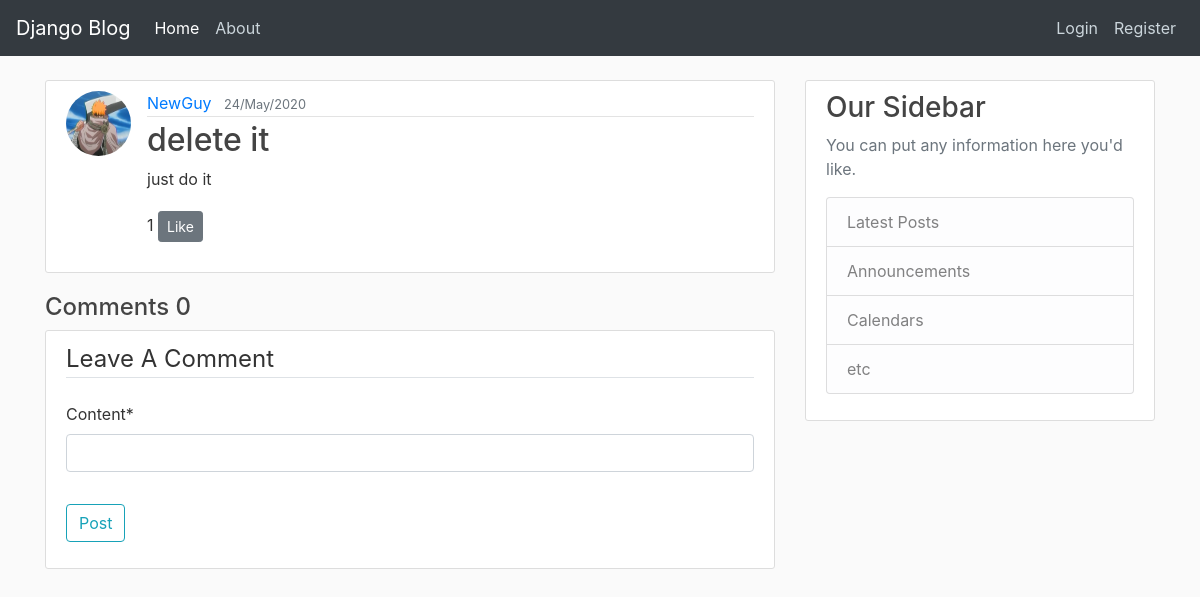
Page /post/12/ on the earlier database version.
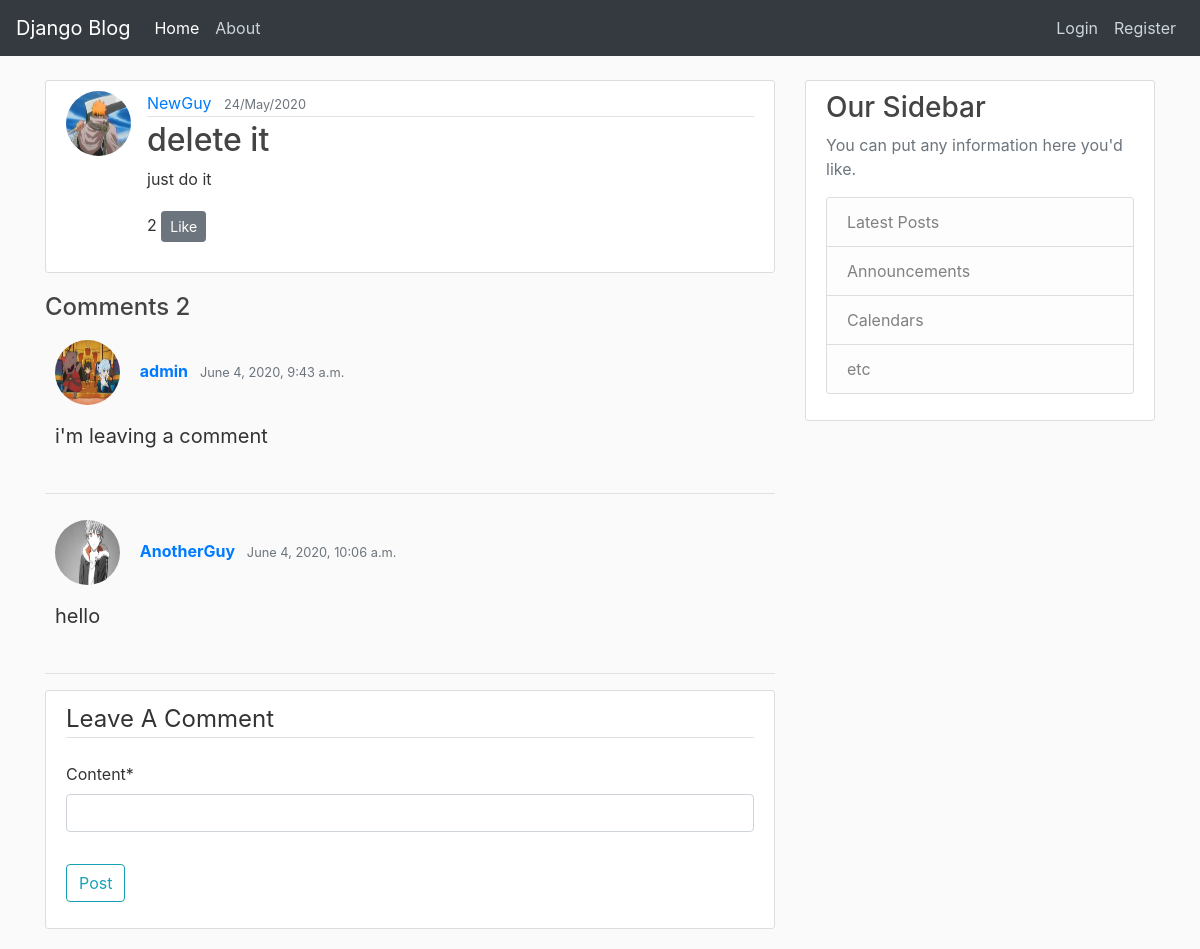
Same page on the later database version.
### blog/models.py (models this page shows, shortened)
class Post(models.Model):
    title=models.CharField(max_length=100)
    content=models.TextField()
    date_created=models.DateTimeField(default=timezone.now)
    likes=models.ManyToManyField(User,related_name='like',blank=True)
    comments=models.ManyToManyField(Comment,blank=True)
    author=models.ForeignKey(User,on_delete=models.CASCADE,related_name='author')

class Comment(models.Model):
    content=models.CharField(max_length=1000)
    date_created=models.DateTimeField(default=timezone.now)
    author=models.ForeignKey(User,on_delete=models.CASCADE)

### users/models.py (models this page shows, shortened)
class Profile(models.Model):
    user=models.OneToOneField(User,on_delete=models.CASCADE)
    image=models.ImageField(default='./profile_pics/default.jpg',upload_to="profile_pics")

### blog/views.py (the view, shortened to what this page needs)
# urls.py: path('post/<int:pk>/', views.PostDetailView.as_view(),name="post-details"),
class PostDetailView( FormMixin,DetailView):
    model=Post
    ordering=['date_created']
    form_class=addComment

### blog/forms.py
class addComment(forms.ModelForm):
    content=forms.TextInput()
    class Meta:
        model=Comment
        fields=['content']

### blog/templates/blog/post_detail.html (shortened to what this page needs)
{% extends "blog/base.html" %}
{% block content %}
{% load crispy_forms_tags %}
    <article class="media content-section">
        <img class="rounded-circle article-img" src="{{ post.author.profile.image.url }}">
        <div class="media-body">
            <div class="article-metadata">
                <a class="mr-2" href="{% url 'other-user' post.author %}">{{ post.author }}</a>
                <small class="text-muted">{{ post.date_created|date:"d/F/Y" }}</small>
            </div>
            <h2 class="article-title">{{ post.title }}</h2>
            <p class="article-content">{{ post.content }}</p>
            <p>{{ post.likes.count }}
            {% if user in post.likes.all %}
                <a class="btn btn-secondary btn-sm mt-1 mb-1" href="{% url 'post-like' object.id %}">Disike</a>
            {% else %}
                <a class="btn btn-secondary btn-sm mt-1 mb-1" href="{% url 'post-like' object.id %}">Like</a>
            {% endif %}
            </p>
        </div>
    </article>
    <h4>Comments {{ post.comments.count }}</h4>
        {% for comment in post.comments.all %}
            <span>
                <div class="comments" style="padding: 10px;">
                    <p class="font-weight-bold">
                        <img class="rounded-circle article-img" src="{{ comment.author.profile.image.url }}">
                        <a class="mr-2" href="{% url 'other-user' comment.author %}">{{ comment.author }}</a>
                        <span class=" text-muted font-weight-normal">
                            <small>
                        {{ comment.date_created }}
                        </small>
                        </span>
                    </p>
                    <blockquote class="blockquote">
                        <p class="mb-0 ">{{ comment.content | linebreaks }}</p>
                    </blockquote>
                </div>
            </span>
            <hr>
        {% endfor %}
    <div class="content-section">
        <form method="POST">
            <fieldset class="form-group">
                <legend class="border-bottom mb-4">Leave A Comment</legend>
                {{ form|crispy }}
            </fieldset>
            <div class="form-group">
                <button class="btn btn-outline-info" type="submit">Post</button>
            </div>
        </form>
    </div>
{% endblock content %}

### blog/templates/blog/base.html (shortened to what this page needs)
{% load static %}
<!DOCTYPE html>
<html>
<head>
    <link rel="stylesheet" href="https://maxcdn.bootstrapcdn.com/bootstrap/4.0.0/css/bootstrap.min.css">
    <link rel="stylesheet" type="text/css" href="{% static 'blog/main.css' %}">
</head>
<body>
  <header class="site-header">
    <nav class="navbar navbar-expand-lg navbar-dark bg-dark fixed-top">
      <a class="navbar-brand" href="{% url 'blog-home' %}">Django Blog</a>
      <div class="collapse navbar-collapse" id="navbarColor02">
        <ul class="navbar-nav mr-auto">
          <li class="nav-item active">
            <a class="nav-item nav-link" href="{% url 'blog-home' %}">Home</a>
          </li>
          <li class="nav-item">
            <a class="nav-item nav-link" href="{% url 'blog-about' %}">About</a>
          </li>
        </ul>
        <div class="navbar-nav">
          {% if user.is_authenticated %}
          <a class="nav-item nav-link" href="{% url 'post-create' %}">Create Post</a>
          <a class="nav-item nav-link" href="{% url 'profile' %}">{{user.username}}Profile</a>
            <a class="nav-item nav-link" href="{% url 'logout' %}">Logout</a>
          {% else %}
            <a class="nav-item nav-link" href="{% url 'login' %}">Login</a>
            <a class="nav-item nav-link" href="{% url 'register' %}">Register</a>
          {% endif %}
        </div>
      </div>
    </nav>
  </header>
    <main role="main" class="container">
      <div class="row">
        <div class="col-md-8">
          {% block content %}{% endblock %}
        </div>
        <div class="col-md-4">
          <div class="content-section">
            <h3>Our Sidebar</h3>
            <p class='text-muted'>You can put any information here you'd like.
              <ul class="list-group">
                <li class="list-group-item list-group-item-light">Latest Posts</li>
                <li class="list-group-item list-group-item-light">Announcements</li>
                <li class="list-group-item list-group-item-light">Calendars</li>
                <li class="list-group-item list-group-item-light">etc</li>
              </ul>
            </p>
          </div>
        </div>
      </div>
    </main>
</body>
</html>

### blog/static/blog/main.css (style rules this page uses)
body { background: #fafafa; color: #333333; margin-top: 5rem; }
h1, h2, h3, h4, h5, h6 { color: #444444; }
ul { margin: 0; }
.site-header .navbar-nav .nav-link { color: #cbd5db; }
.content-section { background: #ffffff; padding: 10px 20px; border: 1px solid #dddddd; border-radius: 3px; margin-bottom: 20px; }
.article-title { color: #444444; }
.article-content { white-space: pre-line; }
.article-img { height: 65px; width: 65px; margin-right: 16px; }
.article-metadata { padding-bottom: 1px; margin-bottom: 4px; border-bottom: 1px solid #e3e3e3 }

Differences in the rows shown:
computed for Post "delete it": likes.count "1" → "2"; comments.count "0" → "2"
added Comment: author.profile.image (picture), author "admin", date_created "June 4, 2020, 9:43 a.m.", content "i'm leaving a comment"
added Comment: author.profile.image (placeholder picture), author "AnotherGuy", date_created "June 4, 2020, 10:06 a.m.", content "hello"
